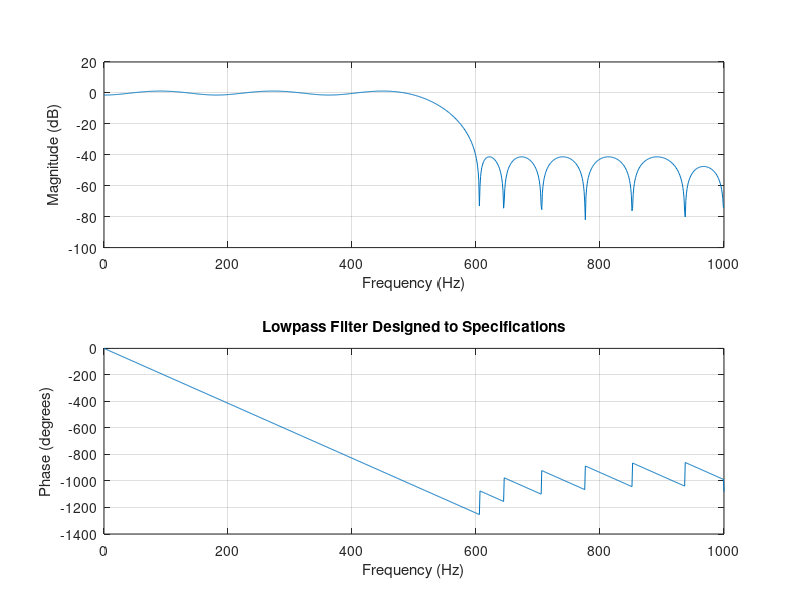

Source code (MATLAB):
clear all 
clc

rp = 3;           % Passband ripple
rs = 40;          % Stopband ripple
fs = 2000;        % Sampling frequency
f = [500 600];    % Cutoff frequencies
a = [1 0];        % Desired amplitudes


dev = [(10^(rp/20)-1)/(10^(rp/20)+1)  10^(-rs/20)]; 
[n,fo,ao,w] = firpmord(f,a,dev,fs);
b = firpm(n,fo,ao,w);
freqz(b,1,1024,fs)
title('Lowpass Filter Designed to Specifications')